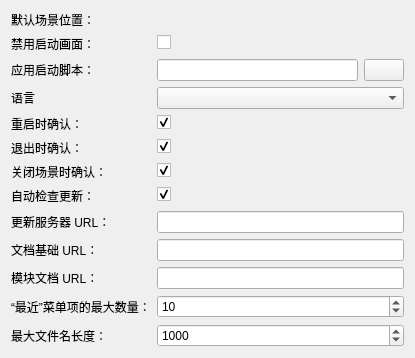
<ui version="4.0">
 <class>qSlicerSettingsGeneralPanel</class>
 <widget class="ctkSettingsPanel" name="qSlicerSettingsGeneralPanel">
  <property name="geometry">
   <rect>
    <x>0</x>
    <y>0</y>
    <width>415</width>
    <height>306</height>
   </rect>
  </property>
  <property name="windowTitle">
   <string>一般</string>
  </property>
  <layout class="QFormLayout" name="formLayout">
   <item row="0" column="0">
    <widget class="QLabel" name="DefaultScenePathLabel">
     <property name="toolTip">
      <string>默认场景保存目录</string>
     </property>
     <property name="text">
      <string>默认场景位置：</string>
     </property>
    </widget>
   </item>
   <item row="0" column="1">
    <widget class="ctkDirectoryButton" name="DefaultScenePathButton" />
   </item>
   <item row="1" column="0">
    <widget class="QLabel" name="ShowSplashScreenLabel">
     <property name="text">
      <string>禁用启动画面：</string>
     </property>
    </widget>
   </item>
   <item row="1" column="1">
    <widget class="QCheckBox" name="ShowSplashScreenCheckBox">
     <property name="text">
      <string />
     </property>
    </widget>
   </item>
   <item row="3" column="1">
    <widget class="ctkLanguageComboBox" name="LanguageComboBox" />
   </item>
   <item row="3" column="0">
    <widget class="QLabel" name="LanguageLabel">
     <property name="text">
      <string>语言</string>
     </property>
    </widget>
   </item>
   <item row="4" column="0">
    <widget class="QLabel" name="ConfirmRestartLabel">
     <property name="text">
      <string>重启时确认：</string>
     </property>
    </widget>
   </item>
   <item row="4" column="1">
    <widget class="QCheckBox" name="ConfirmRestartCheckBox">
     <property name="text">
      <string />
     </property>
     <property name="checked">
      <bool>true</bool>
     </property>
    </widget>
   </item>
   <item row="5" column="0">
    <widget class="QLabel" name="ConfirmExitLabel">
     <property name="text">
      <string>退出时确认：</string>
     </property>
    </widget>
   </item>
   <item row="5" column="1">
    <widget class="QCheckBox" name="ConfirmExitCheckBox">
     <property name="text">
      <string />
     </property>
     <property name="checked">
      <bool>true</bool>
     </property>
    </widget>
   </item>
   <item row="6" column="0">
    <widget class="QLabel" name="ConfirmSceneCloseLabel">
     <property name="text">
      <string>关闭场景时确认：</string>
     </property>
    </widget>
   </item>
   <item row="6" column="1">
    <widget class="QCheckBox" name="ConfirmSceneCloseCheckBox">
     <property name="text">
      <string />
     </property>
     <property name="checked">
      <bool>true</bool>
     </property>
    </widget>
   </item>
   <item row="9" column="0">
    <widget class="QLabel" name="DocumentationBaseURLLabel">
     <property name="text">
      <string>文档基础 URL：</string>
     </property>
    </widget>
   </item>
   <item row="9" column="1">
    <widget class="QLineEdit" name="DocumentationBaseURLLineEdit">
     <property name="toolTip">
      <string>指定文档位置。\n可用占位符：{language}，{version}。\n默认： https://slicer.readthedocs.io/{language}/{version}</string>
     </property>
    </widget>
   </item>
   <item row="11" column="1">
    <widget class="QSpinBox" name="NumOfRecentlyLoadedFiles">
     <property name="minimum">
      <number>1</number>
     </property>
     <property name="maximum">
      <number>50</number>
     </property>
     <property name="value">
      <number>10</number>
     </property>
    </widget>
   </item>
   <item row="11" column="0">
    <widget class="QLabel" name="NumOfRecentlyLoadedFilesLabel">
     <property name="text">
      <string>“最近”菜单项的最大数量：</string>
     </property>
    </widget>
   </item>
   <item row="2" column="0">
    <widget class="QLabel" name="SlicerRCFileLabel">
     <property name="toolTip">
      <string>应用启动后执行的 Python 脚本</string>
     </property>
     <property name="text">
      <string>应用启动脚本：</string>
     </property>
    </widget>
   </item>
   <item row="2" column="1">
    <layout class="QHBoxLayout" name="horizontalLayout">
     <item>
      <widget class="QLineEdit" name="SlicerRCFileValueLabel">
       <property name="enabled">
        <bool>true</bool>
       </property>
       <property name="frame">
        <bool>true</bool>
       </property>
       <property name="readOnly">
        <bool>true</bool>
       </property>
      </widget>
     </item>
     <item>
      <widget class="QPushButton" name="SlicerRCFileOpenButton">
       <property name="toolTip">
        <string>打开 Slicer 资源文件</string>
       </property>
       <property name="text">
        <string />
       </property>
      </widget>
     </item>
    </layout>
   </item>
   <item row="10" column="0">
    <widget class="QLabel" name="DocumentationBaseURLLabel_2">
     <property name="text">
      <string>模块文档 URL：</string>
     </property>
    </widget>
   </item>
   <item row="10" column="1">
    <widget class="QLineEdit" name="ModuleDocumentationURLLineEdit">
     <property name="toolTip">
      <string>指定模块文档的 URL。\n可用占位符：{documentationbaseurl}，{lowercasemodulename}。\n默认：{documentationbaseurl}/user_guide/modules/{lowercasemodulename}.html</string>
     </property>
    </widget>
   </item>
   <item row="7" column="0">
    <widget class="QLabel" name="ApplicationAutoUpdateCheckLabel">
     <property name="text">
      <string>自动检查更新：</string>
     </property>
    </widget>
   </item>
   <item row="7" column="1">
    <widget class="QCheckBox" name="ApplicationAutoUpdateCheckCheckBox">
     <property name="toolTip">
      <string>定期检查可用的应用更新</string>
     </property>
     <property name="text">
      <string />
     </property>
     <property name="checked">
      <bool>true</bool>
     </property>
    </widget>
   </item>
   <item row="8" column="0">
    <widget class="QLabel" name="ApplicationUpdateServerURLLabel">
     <property name="text">
      <string>更新服务器 URL：</string>
     </property>
    </widget>
   </item>
   <item row="8" column="1">
    <widget class="QLineEdit" name="ApplicationUpdateServerURLLineEdit">
     <property name="toolTip">
      <string>提供最新可用应用版本信息的服务器地址。</string>
     </property>
    </widget>
   </item>
   <item row="12" column="0">
    <widget class="QLabel" name="MaxFileNameLengthLabel">
     <property name="text">
      <string>最大文件名长度：</string>
     </property>
    </widget>
   </item>
   <item row="12" column="1">
    <widget class="QSpinBox" name="MaximumFileNameLengthSpinBox">
     <property name="toolTip">
      <string>限制文件名的最大长度。为了与 Windows 系统兼容，建议使用较低的值，例如 50。设置更高的值以允许使用与长节点名称匹配的较长文件名。</string>
     </property>
     <property name="minimum">
      <number>8</number>
     </property>
     <property name="maximum">
      <number>4000</number>
     </property>
     <property name="value">
      <number>1000</number>
     </property>
    </widget>
   </item>
  </layout>
 </widget>
 <customwidgets>
  <customwidget>
   <class>ctkDirectoryButton</class>
   <extends>QWidget</extends>
   <header>ctkDirectoryButton.h</header>
  </customwidget>
  <customwidget>
   <class>ctkLanguageComboBox</class>
   <extends>QComboBox</extends>
   <header>ctkLanguageComboBox.h</header>
  </customwidget>
  <customwidget>
   <class>ctkSettingsPanel</class>
   <extends>QWidget</extends>
   <header>ctkSettingsPanel.h</header>
   <container>1</container>
  </customwidget>
 </customwidgets>
 <resources />
 <connections />
</ui>
